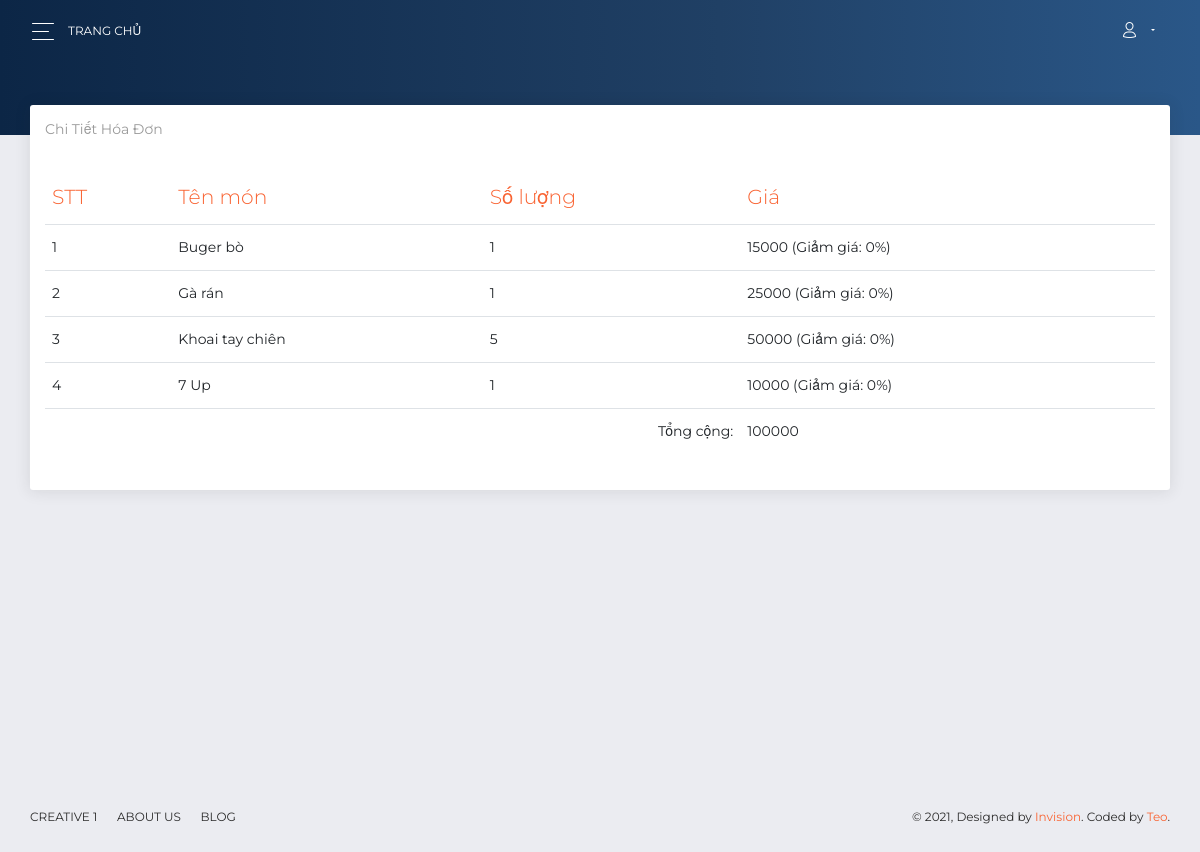
Screenshot of /admin/chitiethoadon/14 (signed in) with the database file from the repository.
### tables this page shows
CREATE TABLE `detailbill` (
  `ID` int(11) NOT NULL,
  `IDBill` int(11) NOT NULL,
  `IDProduct` int(11) NOT NULL,
  `Number` int(11) NOT NULL DEFAULT 1
);

CREATE TABLE `products` (
  `ID` int(11) NOT NULL,
  `Name` varchar(200) NOT NULL,
  `Price` int(11) NOT NULL,
  `Image` longtext NOT NULL,
  `IDCategory` int(11) DEFAULT NULL,
  `IsDelete` int(11) NOT NULL DEFAULT 0,
  `IsShow` int(11) NOT NULL DEFAULT 0
);

CREATE TABLE `voucher` (
  `ID` int(11) NOT NULL,
  `Code` varchar(50) NOT NULL,
  `Percent` int(11) NOT NULL,
  `isUse` int(11) NOT NULL DEFAULT 0
);

### admin/Controllers/OrderController.php (called while the page is built, shortened)
<?php
class OrderController extends BaseController
{
    public function detail($id)
    {
        require PATH_ROOT ."/Models/mOrder.php";
        $detailBill = $order->getDetailBill($id);
        include("./Views/order/detail.php");
    }
}

### admin/index.php (called while the page is built, shortened)
<?php
require_once PATH_ROOT . "/libs/DB_driver.php";
$router = new core\http\Route();
$request_url = !empty($_GET['url']) ? '/' . $_GET['url'] : '/';
$method_url = !empty($_SERVER['REQUEST_METHOD']) ? $_SERVER['REQUEST_METHOD'] : 'GET';
$router->map($request_url, $method_url);

### admin/libs/DB_driver.php (called while the page is built, shortened)
<?php
class DB_driver
{
    private $__conn;
    function connect()
    {
        if (!$this->__conn){
            $this->__conn = mysqli_connect(host, user,password,dbName) or die ('Lỗi kết nối');
            mysqli_query($this->__conn, "SET character_set_results = 'utf8', character_set_client = 'utf8', character_set_database = 'utf8', character_set_server = 'utf8'");
        }
    }
    function get_list($sql)
    {
        $result = mysqli_query($this->__conn, $sql);
        $return = array();
        while ($row = mysqli_fetch_assoc($result)){
            $return[] = $row;
        }
        return $return;
    }
}

### admin/Models/mOrder.php (called while the page is built, shortened)
<?php
class Order extends DB_business {
    public function getDetailBill($id){
        return $this->get_list("SELECT `detailbill`.`Number`,`products`.`Name`,`products`.`Price`,`voucher`.`Percent` FROM `detailbill`,`bills`,`products`,`voucher` WHERE `detailbill`.`IDBill` = `bills`.`ID` AND `detailbill`.`IDProduct` = `products`.`ID` AND `voucher`.`ID` = `bills`.`Voucher` AND `detailbill`.`IDBill` = {$id}")??[];
    }
}
$order = new Order();

### admin/Views/order/detail.php (the view)
<div class="panel-header panel-header-sm">
</div>
<div class="content">
    <div class="card">
        <div class="card-header">
            <h5 class="card-category">Chi tiết hóa đơn</h5>
        </div>
        <div class="card-body">
            <div class="table-responsive">
                <table class="table">
                    <thead class=" text-primary">
                        <tr>
                            <th>
                                STT
                            </th>
                            <th>
                                Tên món
                            </th>
                            <th>
                                Số lượng
                            </th>
                            <th>
                                Giá
                            </th>
                        </tr>
                    </thead>
                    <tbody>
                        <?php
                        $sumMoney = 0;
                        foreach ($detailBill as $key => $value) {
                            $money = $value['Price']- $value['Price']*($value['Percent']/100);
                            $money = $money *$value['Number'];
                            $sumMoney = $sumMoney + $money;
                        ?>
                            <tr>
                                <td>
                                    <?php echo $key + 1; ?>
                                </td>
                                <td>
                                    <?php echo $value['Name']; ?>
                                </td>
                                <td>
                                    <?php echo $value['Number']; ?>
                                </td>
                                <td>
                                    <?php echo $money; ?> (Giảm giá: <?php echo $value['Percent']; ?>%)
                                </td>
                            </tr>
                        <?php } ?>
                        <tr>
                            <td></td>
                            <td></td>
                            <td style=" text-align: right; ">Tổng cộng:</td>
                            <td><?php echo $sumMoney; ?></td>
                        </tr>
                    </tbody>
                </table>
            </div>
        </div>
    </div>
</div>

### admin/core/http/Route.php (shortened to what this page needs)
<?php
class Route
{
    private $__routes;
    public function __construct()
    {
        $this->__routes = [];
    }
    private function __request(string $url, string $method, $action)
    {
        if (preg_match_all('/({([a-zA-Z]+)})/', $url, $params)) {
            $url = preg_replace('/({([a-zA-Z]+)})/', '(.+)', $url);
        }
        $url = str_replace('/', '\/', $url);
        $route = [
            'url' => $url,
            'method' => $method,
            'action' => $action,
            'params' => $params[2]
        ];
        array_push($this->__routes, $route);
    }
    public function map(string $url, string $method)
    {
        foreach ($this->__routes as $route) {
            if ($route['method'] == $method) {
                $reg = '/^' . $route['url'] . '$/';
                if (preg_match($reg, $url, $params)) {
                    array_shift($params);
                    $this->__call_action_route($route['action'], $params);
                    return;
                }
            }
        }
        return;
    }
    private function __call_action_route($action, $params)
    {
        if (is_string($action)) {
            $action = explode('@', $action);
            $controller = new $controller_name();
            call_user_func_array([$controller, $action[1]], $params);
            return;
        }
    }
}

### rows the page displays
detailbill: IDProduct.Name "Buger bò", Number "1", money "15000", voucher.Percent "0"
detailbill: IDProduct.Name "Gà rán", Number "1", money "25000", voucher.Percent "0"
detailbill: IDProduct.Name "Khoai tay chiên", Number "5", money "50000", voucher.Percent "0"
detailbill: IDProduct.Name "7 Up", Number "1", money "10000", voucher.Percent "0"

### other values shown
$sumMoney "100000"
